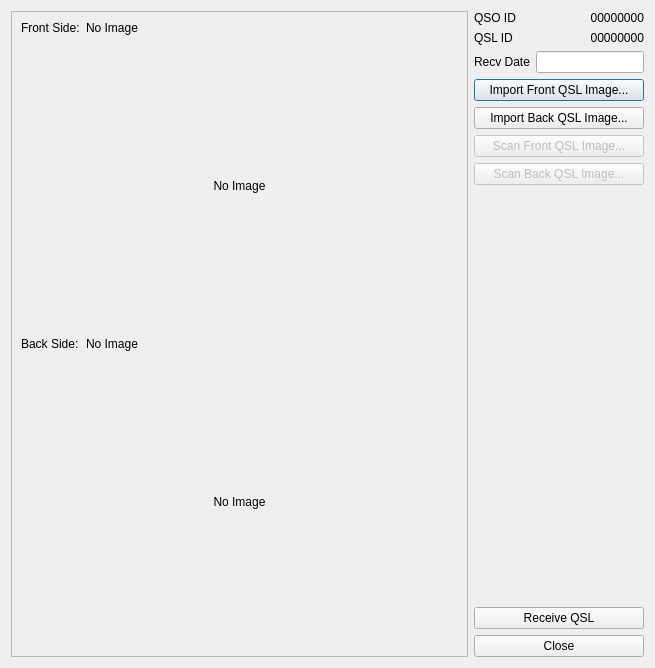
<?xml version="1.0" encoding="UTF-8"?>
<ui version="4.0">
 <class>QSLReceiveDialog</class>
 <widget class="QDialog" name="QSLReceiveDialog">
  <property name="geometry">
   <rect>
    <x>0</x>
    <y>0</y>
    <width>655</width>
    <height>668</height>
   </rect>
  </property>
  <property name="windowTitle">
   <string>QSL Receive and Scan</string>
  </property>
  <layout class="QGridLayout" name="gridLayout_2">
   <item row="3" column="1" colspan="2">
    <widget class="QPushButton" name="pushButton">
     <property name="text">
      <string>Import Front QSL Image...</string>
     </property>
    </widget>
   </item>
   <item row="0" column="2">
    <widget class="QLabel" name="qsoIDLabel">
     <property name="text">
      <string>00000000</string>
     </property>
     <property name="alignment">
      <set>Qt::AlignRight|Qt::AlignTrailing|Qt::AlignVCenter</set>
     </property>
    </widget>
   </item>
   <item row="8" column="1" colspan="2">
    <widget class="QPushButton" name="pushButton_4">
     <property name="text">
      <string>Receive QSL</string>
     </property>
    </widget>
   </item>
   <item row="2" column="1">
    <widget class="QLabel" name="label_2">
     <property name="text">
      <string>Recv Date</string>
     </property>
    </widget>
   </item>
   <item row="9" column="1" colspan="2">
    <widget class="QPushButton" name="pushButton_2">
     <property name="text">
      <string>Close</string>
     </property>
    </widget>
   </item>
   <item row="4" column="1" colspan="2">
    <widget class="QPushButton" name="pushButton_5">
     <property name="text">
      <string>Import Back QSL Image...</string>
     </property>
    </widget>
   </item>
   <item row="7" column="1" colspan="2">
    <spacer name="verticalSpacer">
     <property name="orientation">
      <enum>Qt::Vertical</enum>
     </property>
     <property name="sizeHint" stdset="0">
      <size>
       <width>20</width>
       <height>40</height>
      </size>
     </property>
    </spacer>
   </item>
   <item row="1" column="1">
    <widget class="QLabel" name="label_4">
     <property name="text">
      <string>QSL ID</string>
     </property>
    </widget>
   </item>
   <item row="0" column="1">
    <widget class="QLabel" name="label">
     <property name="text">
      <string>QSO ID</string>
     </property>
    </widget>
   </item>
   <item row="2" column="2">
    <widget class="QLineEdit" name="recvDateLineEdit">
     <property name="sizePolicy">
      <sizepolicy hsizetype="Minimum" vsizetype="Fixed">
       <horstretch>0</horstretch>
       <verstretch>0</verstretch>
      </sizepolicy>
     </property>
     <property name="maxLength">
      <number>8</number>
     </property>
     <property name="alignment">
      <set>Qt::AlignRight|Qt::AlignTrailing|Qt::AlignVCenter</set>
     </property>
    </widget>
   </item>
   <item row="5" column="1" colspan="2">
    <widget class="QPushButton" name="pushButton_3">
     <property name="enabled">
      <bool>false</bool>
     </property>
     <property name="text">
      <string>Scan Front QSL Image...</string>
     </property>
     <property name="checkable">
      <bool>false</bool>
     </property>
    </widget>
   </item>
   <item row="1" column="2">
    <widget class="QLabel" name="qslIDLabel">
     <property name="text">
      <string>00000000</string>
     </property>
     <property name="alignment">
      <set>Qt::AlignRight|Qt::AlignTrailing|Qt::AlignVCenter</set>
     </property>
    </widget>
   </item>
   <item row="0" column="0" rowspan="10">
    <widget class="QFrame" name="frame">
     <property name="sizePolicy">
      <sizepolicy hsizetype="Expanding" vsizetype="Preferred">
       <horstretch>0</horstretch>
       <verstretch>0</verstretch>
      </sizepolicy>
     </property>
     <property name="frameShape">
      <enum>QFrame::StyledPanel</enum>
     </property>
     <property name="frameShadow">
      <enum>QFrame::Raised</enum>
     </property>
     <layout class="QHBoxLayout" name="horizontalLayout">
      <item>
       <layout class="QGridLayout" name="gridLayout">
        <item row="1" column="0" colspan="2">
         <widget class="QLabel" name="imageLabel_1">
          <property name="sizePolicy">
           <sizepolicy hsizetype="Expanding" vsizetype="Expanding">
            <horstretch>0</horstretch>
            <verstretch>0</verstretch>
           </sizepolicy>
          </property>
          <property name="text">
           <string>No Image</string>
          </property>
          <property name="alignment">
           <set>Qt::AlignCenter</set>
          </property>
         </widget>
        </item>
        <item row="3" column="0" colspan="2">
         <widget class="QLabel" name="imageLabel_2">
          <property name="sizePolicy">
           <sizepolicy hsizetype="Expanding" vsizetype="Expanding">
            <horstretch>0</horstretch>
            <verstretch>0</verstretch>
           </sizepolicy>
          </property>
          <property name="text">
           <string>No Image</string>
          </property>
          <property name="alignment">
           <set>Qt::AlignCenter</set>
          </property>
         </widget>
        </item>
        <item row="0" column="1">
         <widget class="QLabel" name="dirLabel_1">
          <property name="sizePolicy">
           <sizepolicy hsizetype="Expanding" vsizetype="Preferred">
            <horstretch>0</horstretch>
            <verstretch>0</verstretch>
           </sizepolicy>
          </property>
          <property name="text">
           <string>No Image</string>
          </property>
         </widget>
        </item>
        <item row="0" column="0">
         <widget class="QLabel" name="label_3">
          <property name="sizePolicy">
           <sizepolicy hsizetype="Minimum" vsizetype="Preferred">
            <horstretch>0</horstretch>
            <verstretch>0</verstretch>
           </sizepolicy>
          </property>
          <property name="text">
           <string>Front Side:</string>
          </property>
         </widget>
        </item>
        <item row="2" column="0">
         <widget class="QLabel" name="label_5">
          <property name="text">
           <string>Back Side:</string>
          </property>
         </widget>
        </item>
        <item row="2" column="1">
         <widget class="QLabel" name="dirLabel_2">
          <property name="text">
           <string>No Image</string>
          </property>
         </widget>
        </item>
       </layout>
      </item>
     </layout>
    </widget>
   </item>
   <item row="6" column="1" colspan="2">
    <widget class="QPushButton" name="pushButton_6">
     <property name="enabled">
      <bool>false</bool>
     </property>
     <property name="text">
      <string>Scan Back QSL Image...</string>
     </property>
    </widget>
   </item>
  </layout>
 </widget>
 <resources/>
 <connections/>
</ui>
